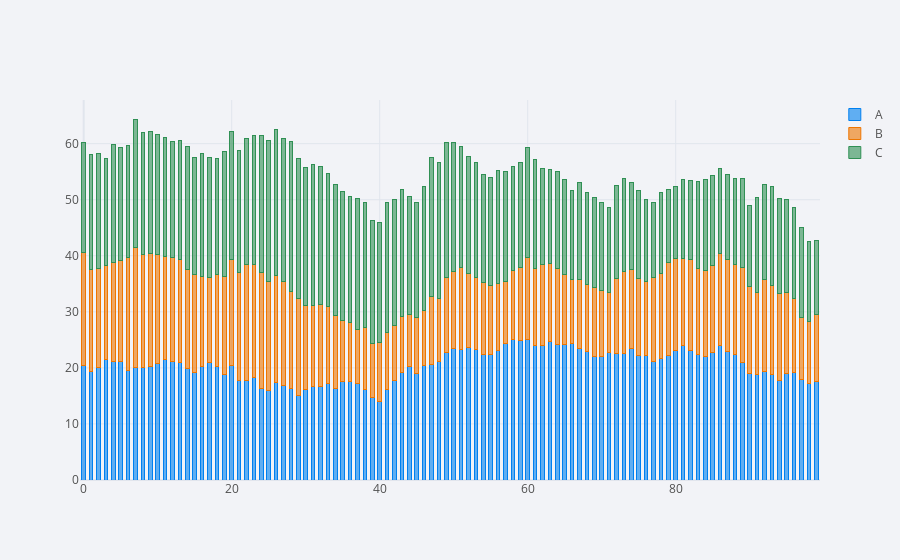

The cell this chart's notebook holds for it:
### Code cell
cf.set_config_file(theme='polar')
df.iplot(kind = 'bar', barmode='stack', bargap=0.5)
